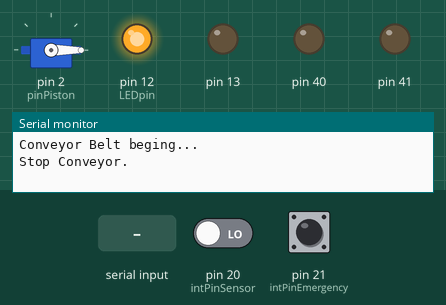
Simulated run of this sketch. Board: Arduino Mega 2560, built with avr-gcc and run on an emulated ATmega2560. Parts: servo, output pins drawn as LEDs (lit = HIGH), the last lines printed to the serial monitor. The test bench sets the inputs (shaded band); at power-on: pin 20 (intPinSensor) LOW, pin 21 (intPinEmergency) HIGH.

Above: at 1.2 s.
1.3 s: pin 20 (intPinSensor) driven HIGH
At 1.9 s:
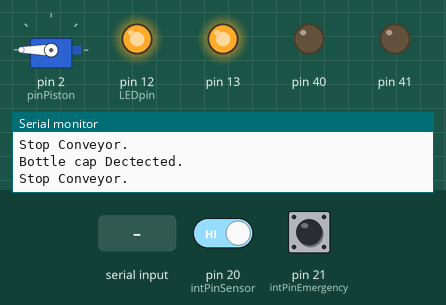
4.3 s: pin 21 (intPinEmergency) pulled LOW for 0.15 s
At 5.3 s:
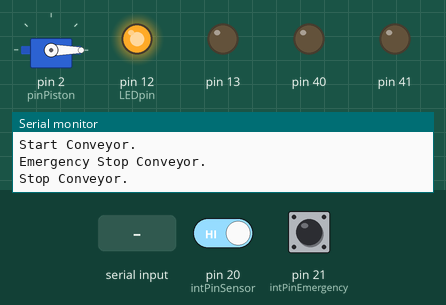
5.9 s: "1\n" received over the second serial link
At 6.6 s:
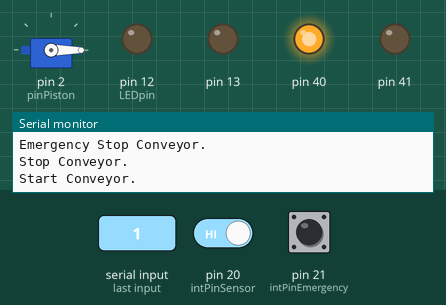
7.4 s: "2\n" received over the second serial link
At 7.8 s:
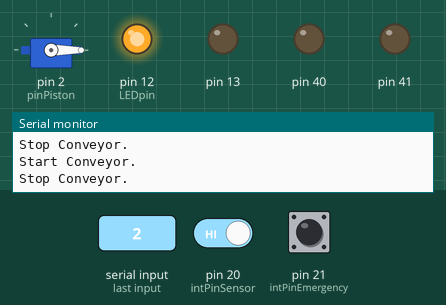
Timing chart, 0 to 9.9 s (numbered marks = the images above; inputs shaded):
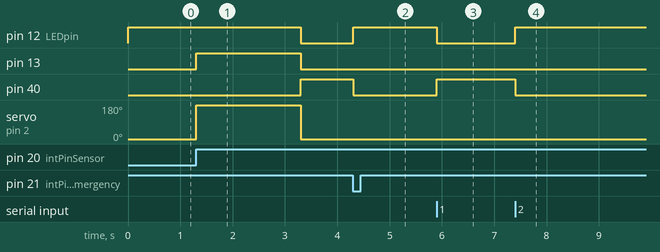

Measured:
- after the input at 1.3 s, pin 12 (LEDpin): HIGH → LOW after 2.0 s; pin 13: LOW → HIGH at once, → LOW 2.0 s later; pin 40: LOW → HIGH after 2.0 s; servo on pin 2 (pinPiston): 0° → 180° at once, → 0° 2.0 s later
- after the input at 4.3 s, pin 12 (LEDpin): LOW → HIGH at once; pin 40: HIGH → LOW at once
- after the input at 5.9 s, pin 12 (LEDpin): HIGH → LOW at once; pin 40: LOW → HIGH at once
- after the input at 7.4 s, pin 12 (LEDpin): LOW → HIGH at once; pin 40: HIGH → LOW at once

The sketch:

conveyorbelt.ino
```cpp
#include "Base.h"
#include <SoftwareSerial.h>
//pines de interrupcion 2, 3, 21, 20, 19 , 18 .
//pines pwm 2 - 13, 44 - 46
//pines uart (18,19) , (0,1)

int readpinA;
int readpinB;
int intPinEmergency = 21;
int intPinSensor = 20;
int LEDpin = 12;
int pinPiston = 2;
//Serial Events
String inputString = "";         // a String to hold incoming data
bool stringComplete = false;  // whether the string is complete
volatile bool bottleCap = false;
volatile int numBottleCap = 0;
//SoftwareSerial BTserial(19, 18); // Digital pins 2 and 3 for bluetooth RX and TX
Base conveyor(40,41,LEDpin, pinPiston);
Servo piston;

void setup() {
 conveyor.init();
 Serial.begin(9600);
 Serial1.begin(9600);
 pinMode(intPinEmergency,INPUT_PULLUP);
 pinMode(intPinSensor,INPUT);
 pinMode(LEDpin,OUTPUT);
 pinMode(13, OUTPUT);
 digitalWrite(13,LOW);
 attachInterrupt(digitalPinToInterrupt(intPinEmergency), eventEmergency, FALLING);
 attachInterrupt(digitalPinToInterrupt(intPinSensor), eventSensor, RISING);
 piston.attach(pinPiston);
 piston.write(0);
 Serial.println("Conveyor Belt beging...");
 Serial1.println("Conveyor Belt beging...");
 conveyor.Stop();
}

void loop() {
  conveyor.Status();

  if(bottleCap == true){
    numBottleCap++;
    Serial1.print("value");Serial1.println(numBottleCap);
    conveyor.Stop();
    outPiston(180);
    bottleCap = false;
    digitalWrite(13,LOW);
    conveyor.start();

  }


}

void eventEmergency(){
    Serial.println("Emergency Stop Conveyor.");
    conveyor.Stop();
}

void eventSensor(){
    //Dectect a bottle cap
    Serial.println("Bottle cap Dectected.");
    bottleCap = true;
    digitalWrite(13,HIGH);
}

/*
  SerialEvent occurs whenever a new data comes in the hardware serial RX. This
  routine is run between each time loop() runs, so using delay inside loop can
  delay response. Multiple bytes of data may be available.
*/
void serialEvent() {
  while (Serial.available()) {
    // get the new byte:
    char inChar = (char)Serial.read();
    // add it to the inputString:
    inputString += inChar;
    // if the incoming character is a newline, set a flag so the main loop can
    // do something about it:
    if (inChar == '\n') {
      if(inputString == "start\n" ){
        conveyor.start();
        Serial1.println("Start conveyor.");
      }
       if(inputString == "stop\n"){
        conveyor.Stop();
        Serial1.println("Stop conveyor.");
      }
       if(inputString == "reverse\n" ){
        conveyor.reverse();
        Serial1.println("Reverse conveyor.");
      }

      inputString = "";
    }
  }
}

void serialEvent1(){
  while (Serial1.available()) {
    // get the new byte:
    char inChar = (char)Serial1.read();
    // add it to the inputString:
    inputString += inChar;
    // if the incoming character is a newline, set a flag so the main loop canstart
    // do something about it:
    if (inChar == '\n') {
      if(inputString == "1\n" ){
        conveyor.start();
      }
       if(inputString == "2\n"){
        conveyor.Stop();
      }
       if(inputString == "3\n" ){
        conveyor.reverse();
      }

      inputString = "";
    }
  }
}

void outPiston (int targetDeg){
  int pos = 0;
  piston.write(targetDeg);
  delay(2000);
  piston.write(0);

}
```

Motor.cpp
```cpp
#include <Arduino.h>                //Permite utilizar los comandos de Arduino
#include "Motor.h"

void Motor_DC::Inicializar_Motor()
{
  pinMode(_A, OUTPUT);             //Pines declarados en Salida
  pinMode(_B, OUTPUT);

}
void Motor_DC::Atras()             //Funcion de movimiento atras
{
  digitalWrite(_A, LOW);
  digitalWrite(_B, HIGH);
}
void Motor_DC::Adelante()          //Funcion de movimiento adelante
{
  digitalWrite(_A, HIGH);
  digitalWrite(_B, LOW);
}
void Motor_DC::Stop()              //Funcion de parada
{
  digitalWrite(_A, LOW);
  digitalWrite(_B, LOW);
}
```

Motor.h
```cpp
class Motor_DC            //Declaramos la clase Motor_DC
{
  private:
  int _A;
  int _B;

  public:
  Motor_DC(int a,int b): _A(a), _B(b){}//Constructor
  void Inicializar_Motor();
  void Adelante();
  void Atras();
  void Stop();
};
```

base.cpp
```cpp
#include <Arduino.h>
#include "Base.h"
bool statusConveyorReturn = false;
void Base::init(){
  // Configura elementos
  motor.Inicializar_Motor();
  LedStatus.init();
  // Configura elementos para el inicio
  motor.Stop();
  //Configuracione extra de pines
}

void Base::Status(){
  if(statusConveyorReturn){
    LedStatus.twoBlink();
  }
}

void Base::start(){

  LedStatus.off();
  motor.Adelante();
  Serial.println("Start Conveyor.");
  statusConveyorReturn = false;
}
void Base::Stop(){
  LedStatus.on();
  motor.Stop();
  statusConveyorReturn = false;
  Serial.println("Stop Conveyor.");
}
void Base::reverse(){
  motor.Atras();
  Serial.println("Return Conveyor.");
  statusConveyorReturn = true;
}
```

base.h
```cpp
#include "Motor.h"
#include "Led.h"
#include <Servo.h>

class Base{
  private:

  public:
  Motor_DC motor;
  Led LedStatus;
  Base(
    int pinMotorA,
    int pinMotorB,
    int pinLed,
    int pinPiston
    ):
  motor(pinMotorA,pinMotorB), LedStatus(pinLed){
    }

  void init();
  void start();
  void Stop();
  void reverse();
  void Status();
  void outPiston();
};
```

led.cpp
```cpp
#include <Arduino.h>
#include "Led.h"

void Led::init(){
  pinMode(_pin,OUTPUT);
  digitalWrite(_pin,LOW);
}

void Led::twoBlink(){
  on();
  delay(50);
  off();
  delay(50);
  on();
  delay(50);
  off();
}

void Led::fourBlink(){
  on();
  delay(50);
  off();
  delay(50);
  on();
  delay(50);
  off();
  delay(50);
  on();
  delay(50);
  off();
  delay(50);
  on();
  delay(50);
  off();
}

void Led::on(){
  digitalWrite(_pin,HIGH);
}

void Led::off(){
  digitalWrite(_pin,LOW);
}
```

led.h
```cpp
class Led
{
  private:
  int _pin;
  public:

  Led(int pin): _pin(pin) {}
  void twoBlink();
  void fourBlink();
  void on();
  void off();
  void init();
};
```
